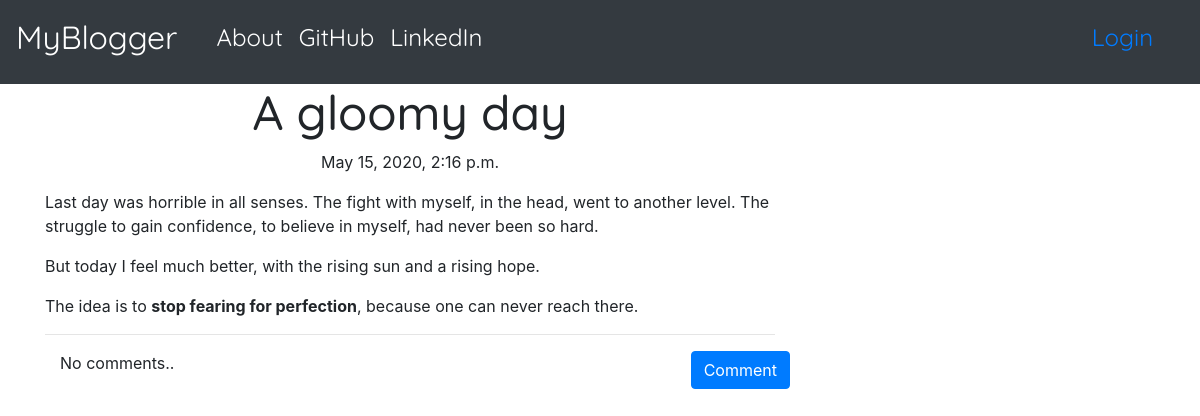
The page /post/5 on the database its author committed.
### blog/models.py (models this page shows, shortened)
class Post(models.Model):
    author = models.ForeignKey('auth.User', on_delete=models.CASCADE)
    title = models.CharField(max_length=200)
    text = models.TextField()
    created_date = models.DateTimeField(default=timezone.now)
    published_date = models.DateTimeField(blank=True, null=True)

### blog/views.py (the view)
# urls.py: path('post/<str:pk>', PostDetailView.as_view(), name='post_detail'),
class PostDetailView(DetailView):
    model = Post

### blog/templates/blog/post_detail.html (shortened to what this page needs)
{% extends 'blog/base.html' %}
{% load tz %}
{% block content %}
  <h1 class="posttitle loader">{{ post.title }}</h1>
  {% if post.published_date %}
    <div class="date postdate">
        {{ post.published_date|timezone:"Asia/Calcutta" }}
    </div>
  {% else %}
    <a class="btn btn-primary" href="{% url 'post_publish' pk=post.pk %}">Publish</a>
  {% endif %}
  <p class="postcontent">{{ post.text|safe|linebreaksbr }}</p>
  <hr>
  <a class="btn btn-primary btn-comment" href="{% url 'add_comment' pk=post.pk %}">Comment</a>
  <div class="container">
    {% for comment in post.comments.all %}
      <br>
        {% if user.is_authenticated or comment.approved_comment %}
          {{ comment.created_date|timezone:"Asia/Calcutta" }}
            {% if not comment.approved_comment %}
              <a class="btn btn-danger" href="{% url 'comment_remove' pk=comment.pk %}">
                <span class="glyphicon glyphicon-remove"></span>
              </a>
              <a class="btn btn-primary" href="{% url 'comment_approve' pk=comment.pk %}">
                <span class="glyphicon glyphicon-ok"></span>
              </a>
            {% endif %}
            <p>{{ comment.text|safe|linebreaks }}</p>
            <p>Posted by: {{ comment.author }}</p>
        {% endif %}
        {% empty %}
          <p>No comments..</p>
    {% endfor %}
  </div>
{% endblock %}

### blog/static/css/blog.css (style rules this page uses)
.loader { filter:hue-rotate(0deg); color:linear-gradient(45deg,#0f8,#08f); animation:hue 10000ms infinite linear; }
.postdate { text-align: center; }
.posttitle { font-family: 'Quicksand', sans-serif; font-size: 3em; text-align: center; }
.postcontent { font-family: 'Quicksand', sans-serif; font-size: 1.5em; }
.btn-comment { position: absolute; right: 0px; }

### rows shown on the page
Post: title "A gloomy day", published_date "May 15, 2020, 2:16 p.m.", text "Last day was horrible in all senses. The fight with myself, in the head, went to another level. The struggle to gain confidence, to believe in myself, had never been so hard. But today I feel much better, with the rising sun and a rising hope. The idea is to stop fearing for perfection , because one can never reach there."
